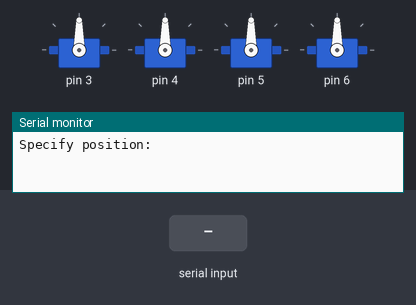
Simulated run of this sketch. Board: Arduino Uno, built with avr-gcc and run on an emulated ATmega328P. Shown: 4 × servo, the last lines printed to the serial monitor. The test bench sets the inputs (shaded band).

Above: at 2.2 s.
2.3 s: "90,45\n" received over Serial
At 3.5 s:
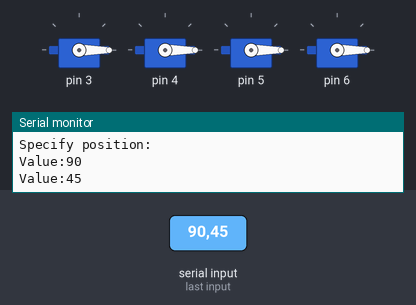
Timing chart, 0 to 5.3 s (numbered marks = the images above; inputs shaded):
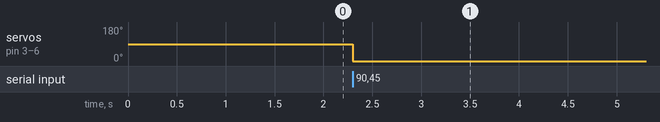

Measured:
- after the input at 2.3 s, servo on pin 3–6: 90° → 0° at once

The sketch:

A-esc-test.ino
```cpp
/*
 * Testing ESC on quadcopter
 *
 * Connect ground of ESC (brown) and data (yellow), but DO NOT connect Vcc (red)
 *
 * - 1st connect arduino to ESC and power up arduino
 * - send High value (e.g. 2000)
 * - power up ESCs (hear bips)
 * - after 2s, send Low value (e.g. 1000) (hear other bips)
 * - send any value between 1000 and 2000 ...
 */

#include <Servo.h>

// 4 ESCs
Servo myservo[4];

void setup() {
  Serial.begin(115200);
  delay(1000);
  Serial.println("Specify position: ");

  for(int i=0; i<4; i++) {
    myservo[i].attach(i+3);  // attaches the servo on pin 9 to the servo object
  }
}

int GetStringNumber()
{
   int value = 0;

   while(1)
   {
       char byteBuffer = Serial.read();
       if(byteBuffer == '\n')
         break;

       if(byteBuffer > -1)
       {
         if(byteBuffer >= '0' && byteBuffer <= '9')
           value = (value * 10) + (byteBuffer - '0');
         else
           break;
       }
   }

  return value;
}

void loop() {
  int pos = GetStringNumber();
  Serial.print("Value:"); Serial.println(pos);

  for(int i=0; i<4; i++) {
    myservo[i].writeMicroseconds(pos);
  }

  delay(15);
}
```
